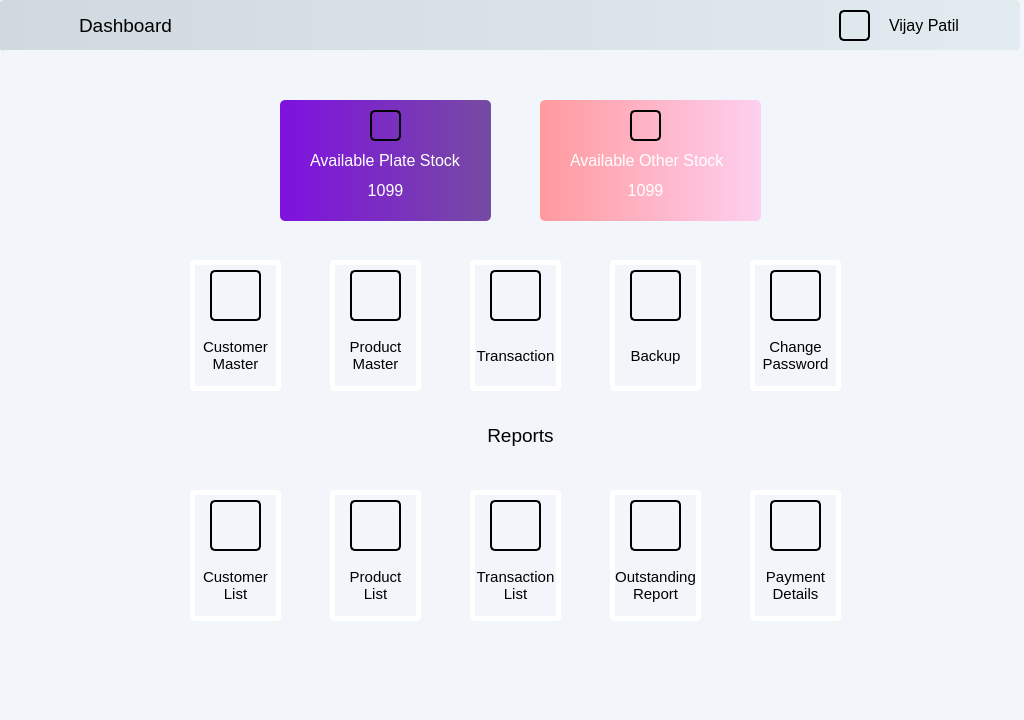
<?xml version="1.0" encoding="UTF-8"?>
<ui version="4.0">
 <class>MainWindow</class>
 <widget class="QMainWindow" name="MainWindow">
  <property name="geometry">
   <rect>
    <x>0</x>
    <y>0</y>
    <width>1024</width>
    <height>720</height>
   </rect>
  </property>
  <property name="minimumSize">
   <size>
    <width>1024</width>
    <height>720</height>
   </size>
  </property>
  <property name="maximumSize">
   <size>
    <width>1024</width>
    <height>720</height>
   </size>
  </property>
  <property name="windowTitle">
   <string>MainWindow</string>
  </property>
  <property name="styleSheet">
   <string notr="true">background-color: rgb(242, 246, 251);</string>
  </property>
  <widget class="QWidget" name="centralwidget">
   <widget class="QWidget" name="widget" native="true">
    <property name="geometry">
     <rect>
      <x>-1</x>
      <y>0</y>
      <width>1021</width>
      <height>51</height>
     </rect>
    </property>
    <property name="styleSheet">
     <string notr="true">background-color: qlineargradient(spread:pad, x1:0, y1:0, x2:1, y2:0, stop:0 rgba(207, 217, 223, 1), stop:1 rgba(226, 235, 240, 1));
border-radius:5px</string>
    </property>
    <widget class="QLabel" name="label">
     <property name="geometry">
      <rect>
       <x>840</x>
       <y>10</y>
       <width>31</width>
       <height>31</height>
      </rect>
     </property>
     <property name="styleSheet">
      <string notr="true">background-color:transparent;
border-image: url(user_image.PNG);
border : 2px solid black;
border-radius : 5px</string>
     </property>
     <property name="text">
      <string/>
     </property>
    </widget>
    <widget class="QLabel" name="label_2">
     <property name="geometry">
      <rect>
       <x>890</x>
       <y>10</y>
       <width>91</width>
       <height>31</height>
      </rect>
     </property>
     <property name="font">
      <font>
       <pointsize>12</pointsize>
      </font>
     </property>
     <property name="styleSheet">
      <string notr="true">background-color:transparent;</string>
     </property>
     <property name="text">
      <string>Vijay Patil</string>
     </property>
    </widget>
    <widget class="QPushButton" name="log_out">
     <property name="geometry">
      <rect>
       <x>980</x>
       <y>10</y>
       <width>31</width>
       <height>31</height>
      </rect>
     </property>
     <property name="styleSheet">
      <string notr="true">background-color:transparent;
border-image: url(logout.png);</string>
     </property>
     <property name="text">
      <string/>
     </property>
    </widget>
    <widget class="QLabel" name="label_3">
     <property name="geometry">
      <rect>
       <x>80</x>
       <y>10</y>
       <width>101</width>
       <height>31</height>
      </rect>
     </property>
     <property name="font">
      <font>
       <pointsize>14</pointsize>
      </font>
     </property>
     <property name="styleSheet">
      <string notr="true">background-color:transparent;</string>
     </property>
     <property name="text">
      <string>Dashboard</string>
     </property>
    </widget>
    <widget class="QLabel" name="label_4">
     <property name="geometry">
      <rect>
       <x>10</x>
       <y>0</y>
       <width>61</width>
       <height>51</height>
      </rect>
     </property>
     <property name="styleSheet">
      <string notr="true">background-color:transparent;
border-image: url(dashboard.png);</string>
     </property>
     <property name="text">
      <string/>
     </property>
    </widget>
   </widget>
   <widget class="QWidget" name="widget_2" native="true">
    <property name="geometry">
     <rect>
      <x>0</x>
      <y>50</y>
      <width>1021</width>
      <height>641</height>
     </rect>
    </property>
    <property name="styleSheet">
     <string notr="true">background-color: rgb(242, 246, 251);
border-radius:5px;
border 2px solide black;</string>
    </property>
    <widget class="QWidget" name="widget_13" native="true">
     <property name="geometry">
      <rect>
       <x>470</x>
       <y>440</y>
       <width>91</width>
       <height>131</height>
      </rect>
     </property>
     <property name="styleSheet">
      <string notr="true">
border : 5px solid white;
border-radius : 5px</string>
     </property>
     <widget class="QLabel" name="label_46">
      <property name="geometry">
       <rect>
        <x>20</x>
        <y>10</y>
        <width>51</width>
        <height>51</height>
       </rect>
      </property>
      <property name="styleSheet">
       <string notr="true">background-color:transparent;
border-image: url(transaction (2).png);
border : 2px solid black;
border-radius : 5px</string>
      </property>
      <property name="text">
       <string/>
      </property>
     </widget>
     <widget class="QLabel" name="avail_plate_26">
      <property name="geometry">
       <rect>
        <x>0</x>
        <y>70</y>
        <width>91</width>
        <height>51</height>
       </rect>
      </property>
      <property name="font">
       <font>
        <pointsize>11</pointsize>
       </font>
      </property>
      <property name="styleSheet">
       <string notr="true">background-color:transparent;
border : 0px</string>
      </property>
      <property name="text">
       <string>Transaction List</string>
      </property>
      <property name="alignment">
       <set>Qt::AlignCenter</set>
      </property>
      <property name="wordWrap">
       <bool>true</bool>
      </property>
     </widget>
     <widget class="QPushButton" name="transactions_list_3">
      <property name="geometry">
       <rect>
        <x>0</x>
        <y>0</y>
        <width>91</width>
        <height>131</height>
       </rect>
      </property>
      <property name="styleSheet">
       <string notr="true">background-color:transparent;</string>
      </property>
      <property name="text">
       <string/>
      </property>
     </widget>
    </widget>
    <widget class="QWidget" name="widget_11" native="true">
     <property name="geometry">
      <rect>
       <x>330</x>
       <y>440</y>
       <width>91</width>
       <height>131</height>
      </rect>
     </property>
     <property name="styleSheet">
      <string notr="true">
border : 5px solid white;
border-radius : 5px</string>
     </property>
     <widget class="QLabel" name="label_47">
      <property name="geometry">
       <rect>
        <x>20</x>
        <y>10</y>
        <width>51</width>
        <height>51</height>
       </rect>
      </property>
      <property name="styleSheet">
       <string notr="true">background-color:transparent;
border-image: url(feature.png);
border : 2px solid black;
border-radius : 5px</string>
      </property>
      <property name="text">
       <string/>
      </property>
     </widget>
     <widget class="QLabel" name="avail_plate_27">
      <property name="geometry">
       <rect>
        <x>10</x>
        <y>70</y>
        <width>71</width>
        <height>51</height>
       </rect>
      </property>
      <property name="font">
       <font>
        <pointsize>11</pointsize>
       </font>
      </property>
      <property name="styleSheet">
       <string notr="true">background-color:transparent;
border : 0px</string>
      </property>
      <property name="text">
       <string>Product List</string>
      </property>
      <property name="alignment">
       <set>Qt::AlignCenter</set>
      </property>
      <property name="wordWrap">
       <bool>true</bool>
      </property>
     </widget>
     <widget class="QPushButton" name="product_list_3">
      <property name="geometry">
       <rect>
        <x>0</x>
        <y>0</y>
        <width>91</width>
        <height>131</height>
       </rect>
      </property>
      <property name="styleSheet">
       <string notr="true">background-color:transparent;</string>
      </property>
      <property name="text">
       <string/>
      </property>
     </widget>
    </widget>
    <widget class="QWidget" name="widget_10" native="true">
     <property name="geometry">
      <rect>
       <x>750</x>
       <y>440</y>
       <width>91</width>
       <height>131</height>
      </rect>
     </property>
     <property name="styleSheet">
      <string notr="true">
border : 5px solid white;
border-radius : 5px</string>
     </property>
     <widget class="QLabel" name="label_48">
      <property name="geometry">
       <rect>
        <x>20</x>
        <y>10</y>
        <width>51</width>
        <height>51</height>
       </rect>
      </property>
      <property name="styleSheet">
       <string notr="true">background-color:transparent;
border-image: url(operation.png);
border : 2px solid black;
border-radius : 5px</string>
      </property>
      <property name="text">
       <string/>
      </property>
     </widget>
     <widget class="QLabel" name="label_49">
      <property name="geometry">
       <rect>
        <x>0</x>
        <y>70</y>
        <width>91</width>
        <height>51</height>
       </rect>
      </property>
      <property name="font">
       <font>
        <pointsize>11</pointsize>
       </font>
      </property>
      <property name="styleSheet">
       <string notr="true">background-color:transparent;
border : 0px</string>
      </property>
      <property name="text">
       <string>Payment Details</string>
      </property>
      <property name="alignment">
       <set>Qt::AlignCenter</set>
      </property>
      <property name="wordWrap">
       <bool>true</bool>
      </property>
     </widget>
     <widget class="QPushButton" name="payment_details_3">
      <property name="geometry">
       <rect>
        <x>0</x>
        <y>0</y>
        <width>91</width>
        <height>131</height>
       </rect>
      </property>
      <property name="styleSheet">
       <string notr="true">background-color:transparent;</string>
      </property>
      <property name="text">
       <string/>
      </property>
     </widget>
    </widget>
    <widget class="QWidget" name="widget_5" native="true">
     <property name="geometry">
      <rect>
       <x>330</x>
       <y>210</y>
       <width>91</width>
       <height>131</height>
      </rect>
     </property>
     <property name="styleSheet">
      <string notr="true">
border : 5px solid white;
border-radius : 5px</string>
     </property>
     <widget class="QLabel" name="label_15">
      <property name="geometry">
       <rect>
        <x>20</x>
        <y>10</y>
        <width>51</width>
        <height>51</height>
       </rect>
      </property>
      <property name="styleSheet">
       <string notr="true">background-color:transparent;
border-image: url(box.png);
border : 2px solid black;
border-radius : 5px</string>
      </property>
      <property name="text">
       <string/>
      </property>
     </widget>
     <widget class="QLabel" name="avail_plate_11">
      <property name="geometry">
       <rect>
        <x>10</x>
        <y>70</y>
        <width>71</width>
        <height>51</height>
       </rect>
      </property>
      <property name="font">
       <font>
        <pointsize>11</pointsize>
       </font>
      </property>
      <property name="styleSheet">
       <string notr="true">background-color:transparent;
border : 0px</string>
      </property>
      <property name="text">
       <string>Product Master</string>
      </property>
      <property name="alignment">
       <set>Qt::AlignCenter</set>
      </property>
      <property name="wordWrap">
       <bool>true</bool>
      </property>
     </widget>
     <widget class="QPushButton" name="product_master_3">
      <property name="geometry">
       <rect>
        <x>0</x>
        <y>0</y>
        <width>91</width>
        <height>131</height>
       </rect>
      </property>
      <property name="styleSheet">
       <string notr="true">background-color:transparent;</string>
      </property>
      <property name="text">
       <string/>
      </property>
     </widget>
    </widget>
    <widget class="QWidget" name="widget_12" native="true">
     <property name="geometry">
      <rect>
       <x>610</x>
       <y>440</y>
       <width>91</width>
       <height>131</height>
      </rect>
     </property>
     <property name="styleSheet">
      <string notr="true">
border : 5px solid white;
border-radius : 5px</string>
     </property>
     <widget class="QLabel" name="label_50">
      <property name="geometry">
       <rect>
        <x>20</x>
        <y>10</y>
        <width>51</width>
        <height>51</height>
       </rect>
      </property>
      <property name="styleSheet">
       <string notr="true">background-color:transparent;
border-image: url(report.png);
border : 2px solid black;
border-radius : 5px</string>
      </property>
      <property name="text">
       <string/>
      </property>
     </widget>
     <widget class="QLabel" name="avail_plate_28">
      <property name="geometry">
       <rect>
        <x>0</x>
        <y>70</y>
        <width>91</width>
        <height>51</height>
       </rect>
      </property>
      <property name="font">
       <font>
        <pointsize>11</pointsize>
       </font>
      </property>
      <property name="styleSheet">
       <string notr="true">background-color:transparent;
border : 0px</string>
      </property>
      <property name="text">
       <string>Outstanding Report</string>
      </property>
      <property name="alignment">
       <set>Qt::AlignCenter</set>
      </property>
      <property name="wordWrap">
       <bool>true</bool>
      </property>
     </widget>
     <widget class="QPushButton" name="outstanding_list_3">
      <property name="geometry">
       <rect>
        <x>0</x>
        <y>0</y>
        <width>91</width>
        <height>131</height>
       </rect>
      </property>
      <property name="styleSheet">
       <string notr="true">background-color:transparent;</string>
      </property>
      <property name="text">
       <string/>
      </property>
     </widget>
    </widget>
    <widget class="QWidget" name="widget_8" native="true">
     <property name="geometry">
      <rect>
       <x>750</x>
       <y>210</y>
       <width>91</width>
       <height>131</height>
      </rect>
     </property>
     <property name="styleSheet">
      <string notr="true">
border : 5px solid white;
border-radius : 5px</string>
     </property>
     <widget class="QLabel" name="label_27">
      <property name="geometry">
       <rect>
        <x>20</x>
        <y>10</y>
        <width>51</width>
        <height>51</height>
       </rect>
      </property>
      <property name="styleSheet">
       <string notr="true">background-color:transparent;
border-image: url(key.png);

border : 2px solid black;
border-radius : 5px</string>
      </property>
      <property name="text">
       <string/>
      </property>
     </widget>
     <widget class="QLabel" name="label_28">
      <property name="geometry">
       <rect>
        <x>0</x>
        <y>70</y>
        <width>91</width>
        <height>51</height>
       </rect>
      </property>
      <property name="font">
       <font>
        <pointsize>11</pointsize>
       </font>
      </property>
      <property name="styleSheet">
       <string notr="true">background-color:transparent;
border : 0px</string>
      </property>
      <property name="text">
       <string>Change Password</string>
      </property>
      <property name="alignment">
       <set>Qt::AlignCenter</set>
      </property>
      <property name="wordWrap">
       <bool>true</bool>
      </property>
     </widget>
     <widget class="QPushButton" name="change_pass_3">
      <property name="geometry">
       <rect>
        <x>0</x>
        <y>0</y>
        <width>91</width>
        <height>131</height>
       </rect>
      </property>
      <property name="styleSheet">
       <string notr="true">background-color:transparent;</string>
      </property>
      <property name="text">
       <string/>
      </property>
     </widget>
    </widget>
    <widget class="QWidget" name="widget_3" native="true">
     <property name="geometry">
      <rect>
       <x>280</x>
       <y>50</y>
       <width>211</width>
       <height>121</height>
      </rect>
     </property>
     <property name="styleSheet">
      <string notr="true">background-color: qlineargradient(spread:pad, x1:0, y1:0, x2:1, y2:0, stop:0 rgba(127, 17, 224, 1), stop:1 rgba(118, 75, 162, 1));
border-radius : 5px;</string>
     </property>
     <widget class="QLabel" name="label_29">
      <property name="geometry">
       <rect>
        <x>30</x>
        <y>40</y>
        <width>161</width>
        <height>41</height>
       </rect>
      </property>
      <property name="font">
       <font>
        <pointsize>12</pointsize>
       </font>
      </property>
      <property name="styleSheet">
       <string notr="true">color:white;
background-color:transparent;</string>
      </property>
      <property name="text">
       <string>Available Plate Stock</string>
      </property>
     </widget>
     <widget class="QLabel" name="avail_plate_12">
      <property name="geometry">
       <rect>
        <x>50</x>
        <y>70</y>
        <width>111</width>
        <height>41</height>
       </rect>
      </property>
      <property name="font">
       <font>
        <pointsize>12</pointsize>
       </font>
      </property>
      <property name="styleSheet">
       <string notr="true">color:white;
background-color:transparent;</string>
      </property>
      <property name="text">
       <string>1099</string>
      </property>
      <property name="alignment">
       <set>Qt::AlignCenter</set>
      </property>
     </widget>
     <widget class="QLabel" name="label_30">
      <property name="geometry">
       <rect>
        <x>90</x>
        <y>10</y>
        <width>31</width>
        <height>31</height>
       </rect>
      </property>
      <property name="styleSheet">
       <string notr="true">background-color:transparent;
border-image: url(warehouse.png);
border : 2px solid black;
border-radius : 5px</string>
      </property>
      <property name="text">
       <string/>
      </property>
     </widget>
    </widget>
    <widget class="QWidget" name="widget_7" native="true">
     <property name="geometry">
      <rect>
       <x>610</x>
       <y>210</y>
       <width>91</width>
       <height>131</height>
      </rect>
     </property>
     <property name="styleSheet">
      <string notr="true">
border : 5px solid white;
border-radius : 5px</string>
     </property>
     <widget class="QLabel" name="label_31">
      <property name="geometry">
       <rect>
        <x>20</x>
        <y>10</y>
        <width>51</width>
        <height>51</height>
       </rect>
      </property>
      <property name="styleSheet">
       <string notr="true">background-color:transparent;
border-image: url(backup.png);
border : 2px solid black;
border-radius : 5px</string>
      </property>
      <property name="text">
       <string/>
      </property>
     </widget>
     <widget class="QLabel" name="avail_plate_13">
      <property name="geometry">
       <rect>
        <x>0</x>
        <y>70</y>
        <width>91</width>
        <height>51</height>
       </rect>
      </property>
      <property name="font">
       <font>
        <pointsize>11</pointsize>
       </font>
      </property>
      <property name="styleSheet">
       <string notr="true">background-color:transparent;
border : 0px</string>
      </property>
      <property name="text">
       <string>Backup</string>
      </property>
      <property name="alignment">
       <set>Qt::AlignCenter</set>
      </property>
      <property name="wordWrap">
       <bool>true</bool>
      </property>
     </widget>
     <widget class="QPushButton" name="backup_3">
      <property name="geometry">
       <rect>
        <x>0</x>
        <y>0</y>
        <width>91</width>
        <height>131</height>
       </rect>
      </property>
      <property name="styleSheet">
       <string notr="true">background-color:transparent;</string>
      </property>
      <property name="text">
       <string/>
      </property>
     </widget>
    </widget>
    <widget class="QLabel" name="label_32">
     <property name="geometry">
      <rect>
       <x>480</x>
       <y>360</y>
       <width>81</width>
       <height>51</height>
      </rect>
     </property>
     <property name="font">
      <font>
       <pointsize>14</pointsize>
      </font>
     </property>
     <property name="text">
      <string>Reports</string>
     </property>
     <property name="alignment">
      <set>Qt::AlignCenter</set>
     </property>
    </widget>
    <widget class="QWidget" name="widget_4" native="true">
     <property name="geometry">
      <rect>
       <x>190</x>
       <y>210</y>
       <width>91</width>
       <height>131</height>
      </rect>
     </property>
     <property name="styleSheet">
      <string notr="true">
border : 5px solid white;
border-radius : 5px</string>
     </property>
     <widget class="QLabel" name="label_33">
      <property name="geometry">
       <rect>
        <x>20</x>
        <y>10</y>
        <width>51</width>
        <height>51</height>
       </rect>
      </property>
      <property name="styleSheet">
       <string notr="true">background-color:transparent;
border-image: url(user (1).png);
border : 2px solid black;
border-radius : 5px</string>
      </property>
      <property name="text">
       <string/>
      </property>
     </widget>
     <widget class="QLabel" name="avail_plate_14">
      <property name="geometry">
       <rect>
        <x>10</x>
        <y>70</y>
        <width>71</width>
        <height>51</height>
       </rect>
      </property>
      <property name="font">
       <font>
        <pointsize>11</pointsize>
       </font>
      </property>
      <property name="styleSheet">
       <string notr="true">background-color:transparent;
border : 0px</string>
      </property>
      <property name="text">
       <string>Customer Master</string>
      </property>
      <property name="alignment">
       <set>Qt::AlignCenter</set>
      </property>
      <property name="wordWrap">
       <bool>true</bool>
      </property>
     </widget>
     <widget class="QPushButton" name="customer_master_3">
      <property name="geometry">
       <rect>
        <x>0</x>
        <y>0</y>
        <width>91</width>
        <height>131</height>
       </rect>
      </property>
      <property name="styleSheet">
       <string notr="true">background-color:transparent;</string>
      </property>
      <property name="text">
       <string/>
      </property>
     </widget>
    </widget>
    <widget class="QWidget" name="widget_6" native="true">
     <property name="geometry">
      <rect>
       <x>470</x>
       <y>210</y>
       <width>91</width>
       <height>131</height>
      </rect>
     </property>
     <property name="styleSheet">
      <string notr="true">
border : 5px solid white;
border-radius : 5px</string>
     </property>
     <widget class="QLabel" name="label_51">
      <property name="geometry">
       <rect>
        <x>20</x>
        <y>10</y>
        <width>51</width>
        <height>51</height>
       </rect>
      </property>
      <property name="styleSheet">
       <string notr="true">background-color:transparent;
border-image: url(transaction.png);
border : 2px solid black;
border-radius : 5px</string>
      </property>
      <property name="text">
       <string/>
      </property>
     </widget>
     <widget class="QLabel" name="avail_plate_15">
      <property name="geometry">
       <rect>
        <x>0</x>
        <y>70</y>
        <width>91</width>
        <height>51</height>
       </rect>
      </property>
      <property name="font">
       <font>
        <pointsize>11</pointsize>
       </font>
      </property>
      <property name="styleSheet">
       <string notr="true">background-color:transparent;
border : 0px</string>
      </property>
      <property name="text">
       <string>Transaction</string>
      </property>
      <property name="alignment">
       <set>Qt::AlignCenter</set>
      </property>
      <property name="wordWrap">
       <bool>true</bool>
      </property>
     </widget>
     <widget class="QPushButton" name="transactions_3">
      <property name="geometry">
       <rect>
        <x>0</x>
        <y>0</y>
        <width>91</width>
        <height>131</height>
       </rect>
      </property>
      <property name="styleSheet">
       <string notr="true">background-color:transparent;</string>
      </property>
      <property name="text">
       <string/>
      </property>
     </widget>
    </widget>
    <widget class="QWidget" name="widget_9" native="true">
     <property name="geometry">
      <rect>
       <x>540</x>
       <y>50</y>
       <width>221</width>
       <height>121</height>
      </rect>
     </property>
     <property name="styleSheet">
      <string notr="true">background-color: qlineargradient(spread:pad, x1:0, y1:0, x2:1, y2:0, stop:0 rgba(255, 154, 158, 1), stop:1 rgba(254, 207, 239, 1));
border-radius : 5px;</string>
     </property>
     <widget class="QLabel" name="label_52">
      <property name="geometry">
       <rect>
        <x>30</x>
        <y>40</y>
        <width>161</width>
        <height>41</height>
       </rect>
      </property>
      <property name="font">
       <font>
        <pointsize>12</pointsize>
       </font>
      </property>
      <property name="styleSheet">
       <string notr="true">color:white;
background-color:transparent;</string>
      </property>
      <property name="text">
       <string>Available Other Stock</string>
      </property>
     </widget>
     <widget class="QLabel" name="label_53">
      <property name="geometry">
       <rect>
        <x>90</x>
        <y>10</y>
        <width>31</width>
        <height>31</height>
       </rect>
      </property>
      <property name="styleSheet">
       <string notr="true">background-color:transparent;
border-image: url(warehouse.png);
border : 2px solid black;
border-radius : 5px</string>
      </property>
      <property name="text">
       <string/>
      </property>
     </widget>
     <widget class="QLabel" name="avail_other_3">
      <property name="geometry">
       <rect>
        <x>50</x>
        <y>70</y>
        <width>111</width>
        <height>41</height>
       </rect>
      </property>
      <property name="font">
       <font>
        <pointsize>12</pointsize>
       </font>
      </property>
      <property name="styleSheet">
       <string notr="true">color:white;
background-color:transparent;</string>
      </property>
      <property name="text">
       <string>1099</string>
      </property>
      <property name="alignment">
       <set>Qt::AlignCenter</set>
      </property>
     </widget>
    </widget>
    <widget class="QWidget" name="widget_14" native="true">
     <property name="geometry">
      <rect>
       <x>190</x>
       <y>440</y>
       <width>91</width>
       <height>131</height>
      </rect>
     </property>
     <property name="styleSheet">
      <string notr="true">
border : 5px solid white;
border-radius : 5px</string>
     </property>
     <widget class="QLabel" name="label_54">
      <property name="geometry">
       <rect>
        <x>20</x>
        <y>10</y>
        <width>51</width>
        <height>51</height>
       </rect>
      </property>
      <property name="styleSheet">
       <string notr="true">background-color:transparent;
border-image: url(customer.png);
border : 2px solid black;
border-radius : 5px</string>
      </property>
      <property name="text">
       <string/>
      </property>
     </widget>
     <widget class="QLabel" name="avail_plate_29">
      <property name="geometry">
       <rect>
        <x>10</x>
        <y>70</y>
        <width>71</width>
        <height>51</height>
       </rect>
      </property>
      <property name="font">
       <font>
        <pointsize>11</pointsize>
       </font>
      </property>
      <property name="styleSheet">
       <string notr="true">background-color:transparent;
border : 0px</string>
      </property>
      <property name="text">
       <string>Customer List</string>
      </property>
      <property name="alignment">
       <set>Qt::AlignCenter</set>
      </property>
      <property name="wordWrap">
       <bool>true</bool>
      </property>
     </widget>
     <widget class="QPushButton" name="customer_list_3">
      <property name="geometry">
       <rect>
        <x>0</x>
        <y>0</y>
        <width>91</width>
        <height>131</height>
       </rect>
      </property>
      <property name="styleSheet">
       <string notr="true">background-color:transparent;</string>
      </property>
      <property name="text">
       <string/>
      </property>
     </widget>
    </widget>
   </widget>
  </widget>
  <widget class="QMenuBar" name="menubar">
   <property name="geometry">
    <rect>
     <x>0</x>
     <y>0</y>
     <width>1024</width>
     <height>21</height>
    </rect>
   </property>
  </widget>
  <widget class="QStatusBar" name="statusbar"/>
 </widget>
 <resources>
  <include location="res.qrc"/>
 </resources>
 <connections/>
</ui>
